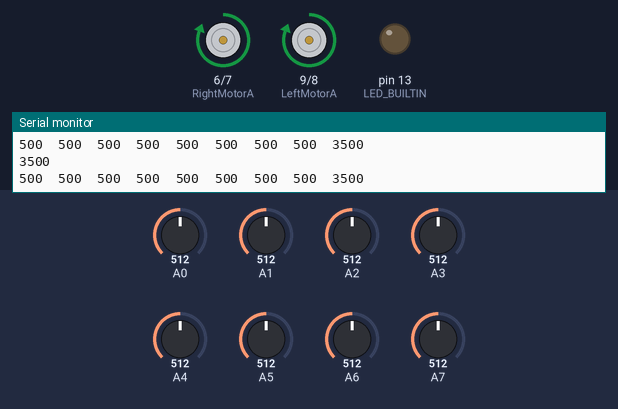
A sketch run on a simulated Arduino Nano, built with avr-gcc and run on an emulated ATmega328P. Parts: motor-driver pin pairs drawn as motors (green arrow = first pin HIGH = forward, orange = second pin HIGH = backward, longer = more drive, scaled by the enable pin), output pins drawn as LEDs (lit = HIGH), the last lines printed to the serial monitor. The test bench sets the inputs (shaded band); at power-on: A0 = 512, A1 = 512, A6 = 512, A4 = 512, A2 = 512, A3 = 512, A5 = 512, A7 = 512.

Above: at 12.2 s.
12.3 s: A0 set to 390
At 13.8 s:
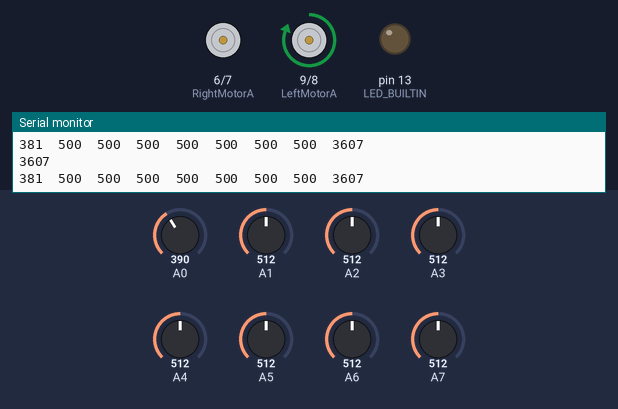
15.3 s: A1 set to 813
18.3 s: A1 set to 833
At 20.1 s:
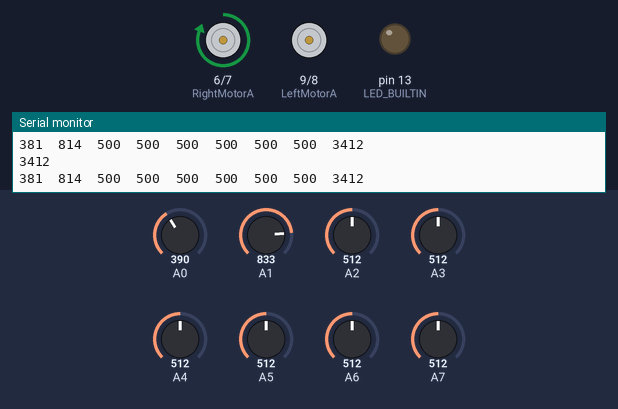
21.3 s: A6 set to 728
24.3 s: A6 set to 737
At 24.83 s:
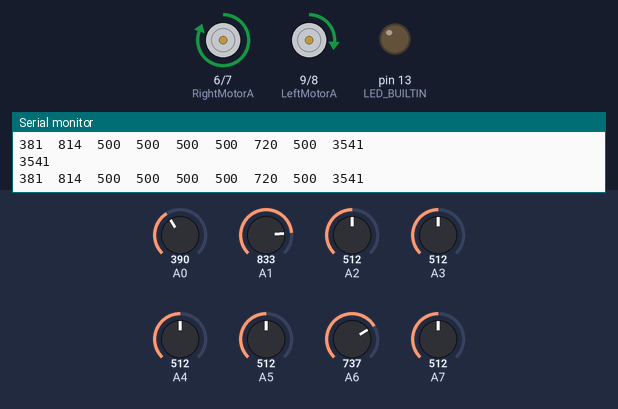
27.3 s: A4 set to 30
At 31.24 s:
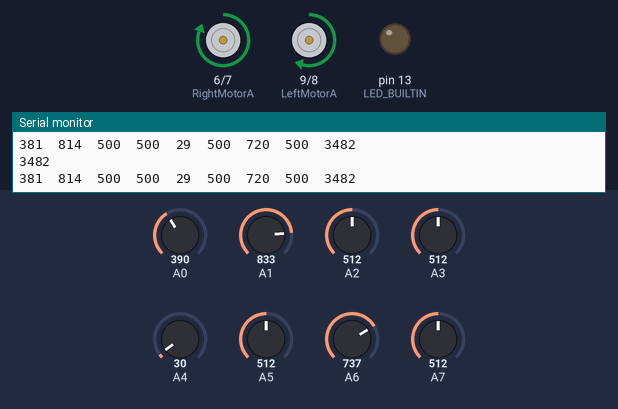
Timing chart, 0 to 31.3 s (numbered marks = the images above; inputs shaded):
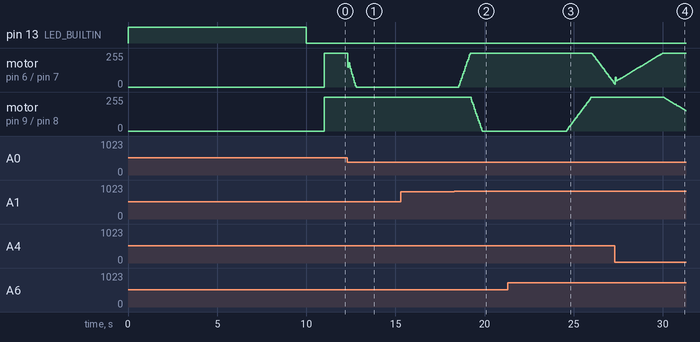

The sketch:

line_follow_code.ino
```cpp
#include <QTRSensors.h>
QTRSensors qtr;

const uint8_t SensorCount = 8;
uint16_t sensorValues[SensorCount];
uint8_t enA = 5;
uint8_t RightMotorA = 6;
uint8_t RightMotorB = 7;
uint8_t LeftMotorA = 9;
uint8_t LeftMotorB = 8;
uint8_t enB = 10;


int lastError = 0;
long integral = 0;


float Kp = 0.3;
float Ki = 0.2;
float Kd = 0.5;

void setup() {
  pinMode(RightMotorA, OUTPUT);
  pinMode(RightMotorB, OUTPUT);
  pinMode(LeftMotorA, OUTPUT);
  pinMode(LeftMotorB, OUTPUT);
  pinMode(enA, OUTPUT);
  pinMode(enB, OUTPUT);

  qtr.setTypeAnalog();
  qtr.setSensorPins((const uint8_t[]){A0, A1, A2, A3, A4, A5, A6, A7}, SensorCount);
  qtr.setEmitterPin(2);

  pinMode(LED_BUILTIN, OUTPUT);
  digitalWrite(LED_BUILTIN, HIGH);

  for (uint16_t i = 0; i < 400; i++) {
    qtr.calibrate();
  }
  digitalWrite(LED_BUILTIN, LOW);

  Serial.begin(9600);
  for (uint8_t i = 0; i < SensorCount; i++) {
    Serial.print(qtr.calibrationOn.minimum[i]);
    Serial.print(' ');
  }
  Serial.println();

  for (uint8_t i = 0; i < SensorCount; i++) {
    Serial.print(qtr.calibrationOn.maximum[i]);
    Serial.print(' ');
  }
  Serial.println();
  Serial.println();
  delay(1000);
}

void MoveRightFront(uint16_t velocity) {
  digitalWrite(RightMotorA, HIGH);
  digitalWrite(RightMotorB, LOW);
  analogWrite(enA, velocity);
}

void MoveLeftFront(uint16_t velocity) {
  digitalWrite(LeftMotorA, HIGH);
  digitalWrite(LeftMotorB, LOW);
  analogWrite(enB, velocity);
}

void loop() {
  uint16_t position = qtr.readLineBlack(sensorValues);
  Serial.println(position);

  // PID computation
  int error = 3500 - position; // Assuming 3500 is the desired center position
  integral += error;
  int derivative = error - lastError;

  int motorspeed = Kp * error + Ki * integral + Kd * derivative;
  lastError = error;


  int motorspeedRight = constrain(255 + motorspeed, 0, 255);
  int motorspeedLeft = constrain(255 - motorspeed, 0, 255);

  MoveRightFront(motorspeedRight);
  MoveLeftFront(motorspeedLeft);

  for (uint8_t i = 0; i < SensorCount; i++) {
    Serial.print(sensorValues[i]);
    Serial.print('\t');
  }
  Serial.println(position);
}
```

Measured:
- the behaviour switches between 826 and 827 on A1 (found by bisection; images 1 and 2)
- the behaviour switches between 736 and 737 on A6 (found by bisection; images 2 and 3)
- after the input at 27.3 s, motor on pin 9 (LeftMotorA) / pin 8 (LeftMotorB): moves from forward 255/255 to forward 152/255 over 1.3 s, starting after 2.7 s
